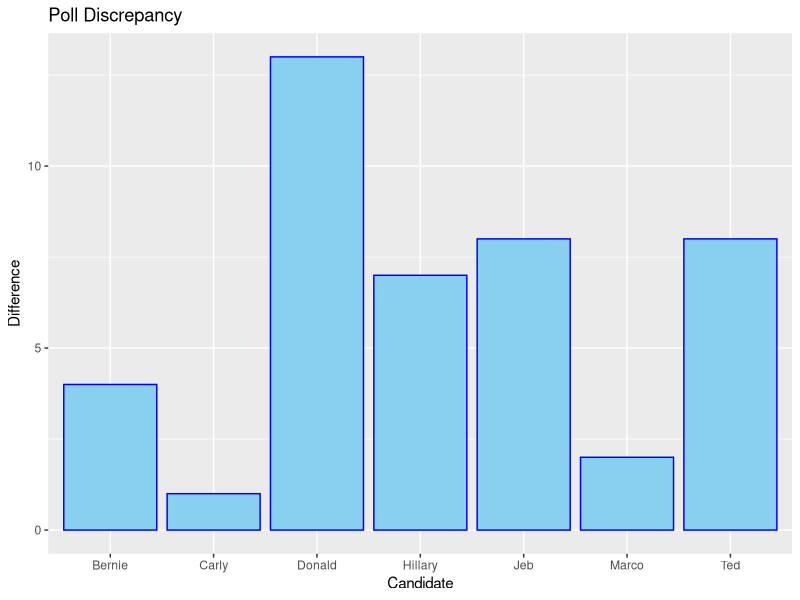

Generate this figure with R:
# Load ggplot #
library(ggplot2)

# Define and Inspect Data #
   # Create Vectors
Name <- c("Jeb", "Donald", "Ted", "Marco", "Carly", "Hillary", "Bernie")
ABC_poll   <- c(4, 62, 51, 21, 2, 14, 15)
CBS_poll   <- c( 12, 75, 43, 19, 1, 21, 19)

   # Create Data Frame
df_polls <- data.frame(Name, ABC_poll, CBS_poll)

   # Inspect DF
str(df_polls)
head(df_polls)

# Compute Summary Statistics #
   # Mean of polls
mean(df_polls$ABC_poll)
mean(df_polls$CBS_poll)
   # Median of polls
median(df_polls$ABC_poll)
median(df_polls$CBS_poll)
   # Range of polls
range(df_polls[, c("ABC_poll", "CBS_poll")])
   # Add Column for CBS & ABC Difference
df_polls$Diff <- ifelse(df_polls$CBS_poll >= df_polls$ABC_poll,
                        df_polls$CBS_poll - df_polls$ABC_poll, 
                        df_polls$ABC_poll - df_polls$CBS_poll)
df_polls

# Plot Data Frame #
polls_plot <- ggplot(df_polls, aes(x = Name, y = Diff)) +
              geom_col(fill = "#89CFF0", color = "blue") +
              labs(title = "Poll Discrepancy", 
                   x = "Candidate", 
                   y = "Difference")
polls_plot
